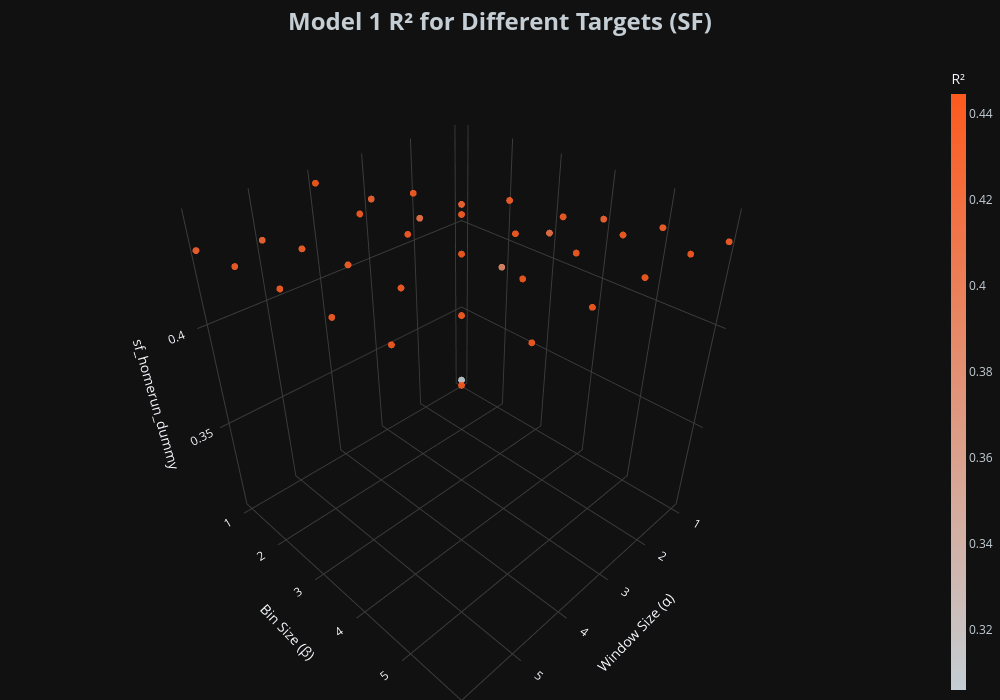

Source (notebook cell):
### Code cell
# Plot R² for SF

fig = graph_model_stats(
    df=sf_m1_stats_df,
    stat_type='r_squared',
    title='Model 1 R²',
    z='sf_homerun_dummy',
    gradient='r_squared',
    team='SF'
)

fig.show()

### Figure 1 — Plotly figure (JSON) as saved in the notebook; plotly's stock layout.template omitted (floating-point values rounded to 4 significant figures)
{"data": [{"marker": {"color": [0.3059, 0.387, 0.4139, 0.4291, 0.434, 0.4372, 0.4125, 0.4274, 0.4372, 0.4385, 0.4399, 0.4418, 0.4299, 0.4403, 0.4395, 0.4404, 0.4422, 0.4431, 0.4445, 0.4397, 0.4402, 0.4419, 0.4427, 0.4435, 0.4287, 0.4344, 0.4378, 0.4394, 0.4406, 0.4434, 0.4337, 0.4371, 0.439, 0.44, 0.4427, 0.4428], "colorbar": {"thickness": 15, "tickfont": {"color": "#C4CED4"}, "title": {"text": "R²"}}, "colorscale": [[0, "#C4CED4"], [1, "#FD5A1E"]], "opacity": 0.9, "showscale": true, "size": 4}, "mode": "markers", "type": "scatter3d", "x": [1, 1, 1, 1, 1, 1, 2, 2, 2, 2, 2, 2, 3, 3, 3, 3, 3, 3, 4, 4, 4, 4, 4, 4, 5, 5, 5, 5, 5, 5, 6, 6, 6, 6, 6, 6], "y": [1, 2, 3, 4, 5, 6, 1, 2, 3, 4, 5, 6, 1, 2, 3, 4, 5, 6, 1, 2, 3, 4, 5, 6, 1, 2, 3, 4, 5, 6, 1, 2, 3, 4, 5, 6], "z": [0.3059, 0.387, 0.4139, 0.4291, 0.434, 0.4372, 0.4125, 0.4274, 0.4372, 0.4385, 0.4399, 0.4418, 0.4299, 0.4403, 0.4395, 0.4404, 0.4422, 0.4431, 0.4445, 0.4397, 0.4402, 0.4419, 0.4427, 0.4435, 0.4287, 0.4344, 0.4378, 0.4394, 0.4406, 0.4434, 0.4337, 0.4371, 0.439, 0.44, 0.4427, 0.4428]}], "layout": {"height": 700, "margin": {"b": 0, "l": 0, "r": 0, "t": 60}, "paper_bgcolor": "#111111", "scene": {"aspectmode": "cube", "bgcolor": "#111111", "xaxis": {"gridcolor": "rgb(60, 60, 60)", "showbackground": false, "title": {"text": "Window Size (α)"}}, "yaxis": {"gridcolor": "rgb(60, 60, 60)", "showbackground": false, "title": {"text": "Bin Size (β)"}}, "zaxis": {"gridcolor": "rgb(60, 60, 60)", "showbackground": false, "title": {"text": "sf_homerun_dummy"}}}, "showlegend": false, "title": {"font": {"color": "#C4CED4", "size": 24}, "text": "<b>Model 1 R² for Different Targets (SF)</b>", "x": 0.5, "xanchor": "center"}, "width": 1000}}
